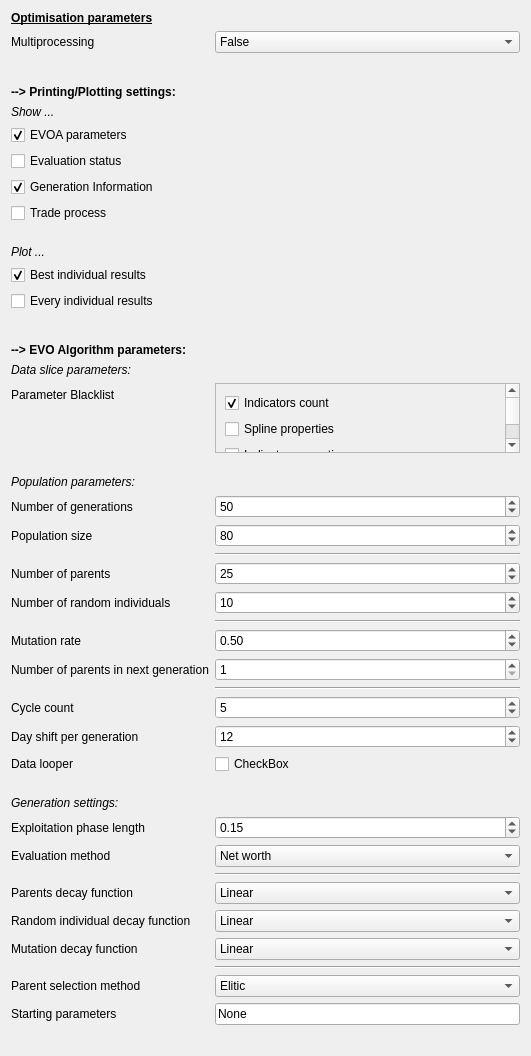
                <widget class="QWidget" name="scrollAreaWidgetContents_4">
                 <property name="geometry">
                  <rect>
                   <x>0</x>
                   <y>0</y>
                   <width>531</width>
                   <height>991</height>
                  </rect>
                 </property>
                 <layout class="QFormLayout" name="formLayout">
                  <item row="0" column="0">
                   <widget class="QLabel" name="label_3">
                    <property name="text">
                     <string>&lt;html&gt;&lt;head/&gt;&lt;body&gt;&lt;p&gt;&lt;span style=&quot; font-size:9pt; font-weight:600; text-decoration: underline;&quot;&gt;Optimisation parameters&lt;/span&gt;&lt;/p&gt;&lt;/body&gt;&lt;/html&gt;</string>
                    </property>
                   </widget>
                  </item>
                  <item row="2" column="0">
                   <widget class="QLabel" name="label_5">
                    <property name="text">
                     <string>Multiprocessing</string>
                    </property>
                   </widget>
                  </item>
                  <item row="2" column="1">
                   <widget class="QComboBox" name="multiprocessing_1">
                    <item>
                     <property name="text">
                      <string>False</string>
                     </property>
                    </item>
                    <item>
                     <property name="text">
                      <string>True</string>
                     </property>
                    </item>
                   </widget>
                  </item>
                  <item row="4" column="0">
                   <widget class="QLabel" name="label_4">
                    <property name="text">
                     <string>&lt;html&gt;&lt;head/&gt;&lt;body&gt;&lt;p&gt;&lt;span style=&quot; font-size:9pt; font-weight:600;&quot;&gt;--&amp;gt; Printing/Plotting settings:&lt;/span&gt;&lt;/p&gt;&lt;/body&gt;&lt;/html&gt;</string>
                    </property>
                   </widget>
                  </item>
                  <item row="5" column="0">
                   <widget class="QLabel" name="label_12">
                    <property name="text">
                     <string>&lt;html&gt;&lt;head/&gt;&lt;body&gt;&lt;p&gt;&lt;span style=&quot; font-style:italic;&quot;&gt;Show ...&lt;/span&gt;&lt;/p&gt;&lt;/body&gt;&lt;/html&gt;</string>
                    </property>
                   </widget>
                  </item>
                  <item row="6" column="0">
                   <widget class="QCheckBox" name="print_evoa_parameters_per_gen_1">
                    <property name="enabled">
                     <bool>true</bool>
                    </property>
                    <property name="text">
                     <string>EVOA parameters</string>
                    </property>
                    <property name="checked">
                     <bool>true</bool>
                    </property>
                   </widget>
                  </item>
                  <item row="7" column="0">
                   <widget class="QCheckBox" name="print_evaluation_status_1">
                    <property name="text">
                     <string>Evaluation status</string>
                    </property>
                   </widget>
                  </item>
                  <item row="8" column="0">
                   <widget class="QCheckBox" name="print_generation_info_1">
                    <property name="text">
                     <string>Generation Information</string>
                    </property>
                    <property name="checked">
                     <bool>true</bool>
                    </property>
                   </widget>
                  </item>
                  <item row="9" column="0">
                   <widget class="QCheckBox" name="print_trade_process_1">
                    <property name="text">
                     <string>Trade process</string>
                    </property>
                   </widget>
                  </item>
                  <item row="11" column="0">
                   <widget class="QLabel" name="label_13">
                    <property name="text">
                     <string>&lt;html&gt;&lt;head/&gt;&lt;body&gt;&lt;p&gt;&lt;span style=&quot; font-style:italic;&quot;&gt;Plot ...&lt;/span&gt;&lt;/p&gt;&lt;/body&gt;&lt;/html&gt;</string>
                    </property>
                   </widget>
                  </item>
                  <item row="12" column="0">
                   <widget class="QCheckBox" name="plot_best_individual_eco_model_results_1">
                    <property name="text">
                     <string>Best individual results</string>
                    </property>
                    <property name="checked">
                     <bool>true</bool>
                    </property>
                   </widget>
                  </item>
                  <item row="13" column="0">
                   <widget class="QCheckBox" name="plot_eco_model_results_1">
                    <property name="text">
                     <string>Every individual results</string>
                    </property>
                   </widget>
                  </item>
                  <item row="15" column="0">
                   <widget class="QLabel" name="label_15">
                    <property name="text">
                     <string>&lt;html&gt;&lt;head/&gt;&lt;body&gt;&lt;p&gt;&lt;span style=&quot; font-size:9pt; font-weight:600;&quot;&gt;--&amp;gt; EVO Algorithm parameters:&lt;/span&gt;&lt;/p&gt;&lt;/body&gt;&lt;/html&gt;</string>
                    </property>
                   </widget>
                  </item>
                  <item row="16" column="0">
                   <widget class="QLabel" name="label_11">
                    <property name="text">
                     <string>&lt;html&gt;&lt;head/&gt;&lt;body&gt;&lt;p&gt;&lt;span style=&quot; font-style:italic;&quot;&gt;Data slice parameters:&lt;/span&gt;&lt;/p&gt;&lt;/body&gt;&lt;/html&gt;</string>
                    </property>
                   </widget>
                  </item>
                  <item row="17" column="0">
                   <widget class="QLabel" name="label_6">
                    <property name="text">
                     <string>Parameter Blacklist</string>
                    </property>
                   </widget>
                  </item>
                  <item row="17" column="1">
                   <widget class="QScrollArea" name="scrollArea">
                    <property name="widgetResizable">
                     <bool>true</bool>
                    </property>
                    <widget class="QWidget" name="scrollAreaWidgetContents_3">
                     <property name="geometry">
                      <rect>
                       <x>0</x>
                       <y>0</y>
                       <width>298</width>
                       <height>106</height>
                      </rect>
                     </property>
                     <layout class="QVBoxLayout" name="verticalLayout_8">
                      <item>
                       <layout class="QVBoxLayout" name="verticalLayout_6">
                        <item>
                         <widget class="QCheckBox" name="indicators_count_1">
                          <property name="text">
                           <string>Indicators count</string>
                          </property>
                          <property name="checked">
                           <bool>true</bool>
                          </property>
                         </widget>
                        </item>
                        <item>
                         <widget class="QCheckBox" name="spline_property_1">
                          <property name="text">
                           <string>Spline properties</string>
                          </property>
                         </widget>
                        </item>
                        <item>
                         <widget class="QCheckBox" name="indicator_properties_1">
                          <property name="text">
                           <string>Indicator properties</string>
                          </property>
                         </widget>
                        </item>
                        <item>
                         <widget class="QCheckBox" name="general_settings_1">
                          <property name="text">
                           <string>General settings</string>
                          </property>
                          <property name="checked">
                           <bool>true</bool>
                          </property>
                         </widget>
                        </item>
                       </layout>
                      </item>
                     </layout>
                    </widget>
                   </widget>
                  </item>
                  <item row="19" column="0">
                   <widget class="QLabel" name="label_8">
                    <property name="text">
                     <string>&lt;html&gt;&lt;head/&gt;&lt;body&gt;&lt;p&gt;&lt;span style=&quot; font-style:italic;&quot;&gt;Population parameters:&lt;/span&gt;&lt;/p&gt;&lt;/body&gt;&lt;/html&gt;</string>
                    </property>
                   </widget>
                  </item>
                  <item row="20" column="0">
                   <widget class="QLabel" name="label_9">
                    <property name="text">
                     <string>Number of generations</string>
                    </property>
                   </widget>
                  </item>
                  <item row="20" column="1">
                   <widget class="QSpinBox" name="nb_of_generations_1">
                    <property name="minimum">
                     <number>1</number>
                    </property>
                    <property name="maximum">
                     <number>999999</number>
                    </property>
                    <property name="value">
                     <number>50</number>
                    </property>
                   </widget>
                  </item>
                  <item row="21" column="0">
                   <widget class="QLabel" name="label_10">
                    <property name="text">
                     <string>Population size</string>
                    </property>
                   </widget>
                  </item>
                  <item row="21" column="1">
                   <widget class="QSpinBox" name="population_size_1">
                    <property name="minimum">
                     <number>1</number>
                    </property>
                    <property name="maximum">
                     <number>999999</number>
                    </property>
                    <property name="value">
                     <number>80</number>
                    </property>
                   </widget>
                  </item>
                  <item row="22" column="1">
                   <widget class="Line" name="line">
                    <property name="orientation">
                     <enum>Qt::Horizontal</enum>
                    </property>
                   </widget>
                  </item>
                  <item row="23" column="0">
                   <widget class="QLabel" name="label_14">
                    <property name="text">
                     <string>Number of parents</string>
                    </property>
                   </widget>
                  </item>
                  <item row="23" column="1">
                   <widget class="QSpinBox" name="nb_parents_1">
                    <property name="minimum">
                     <number>1</number>
                    </property>
                    <property name="maximum">
                     <number>999999</number>
                    </property>
                    <property name="value">
                     <number>25</number>
                    </property>
                   </widget>
                  </item>
                  <item row="24" column="0">
                   <widget class="QLabel" name="label_16">
                    <property name="text">
                     <string>Number of random individuals</string>
                    </property>
                   </widget>
                  </item>
                  <item row="24" column="1">
                   <widget class="QSpinBox" name="nb_random_ind_1">
                    <property name="maximum">
                     <number>999999</number>
                    </property>
                    <property name="value">
                     <number>10</number>
                    </property>
                   </widget>
                  </item>
                  <item row="25" column="1">
                   <widget class="Line" name="line_2">
                    <property name="orientation">
                     <enum>Qt::Horizontal</enum>
                    </property>
                   </widget>
                  </item>
                  <item row="26" column="0">
                   <widget class="QLabel" name="label_17">
                    <property name="text">
                     <string>Mutation rate</string>
                    </property>
                   </widget>
                  </item>
                  <item row="27" column="0">
                   <widget class="QLabel" name="label_18">
                    <property name="text">
                     <string>Number of parents in next generation</string>
                    </property>
                   </widget>
                  </item>
                  <item row="27" column="1">
                   <widget class="QSpinBox" name="nb_parents_in_next_gen_1">
                    <property name="minimum">
                     <number>1</number>
                    </property>
                    <property name="maximum">
                     <number>999999</number>
                    </property>
                   </widget>
                  </item>
                  <item row="28" column="1">
                   <widget class="Line" name="line_3">
                    <property name="orientation">
                     <enum>Qt::Horizontal</enum>
                    </property>
                   </widget>
                  </item>
                  <item row="29" column="0">
                   <widget class="QLabel" name="label_20">
                    <property name="text">
                     <string>Cycle count</string>
                    </property>
                   </widget>
                  </item>
                  <item row="29" column="1">
                   <widget class="QSpinBox" name="data_slice_cycle_count_1">
                    <property name="maximum">
                     <number>999999</number>
                    </property>
                    <property name="value">
                     <number>5</number>
                    </property>
                   </widget>
                  </item>
                  <item row="30" column="0">
                   <widget class="QLabel" name="label_21">
                    <property name="text">
                     <string>Day shift per generation</string>
                    </property>
                   </widget>
                  </item>
                  <item row="30" column="1">
                   <widget class="QSpinBox" name="data_slice_shift_per_gen_1">
                    <property name="maximum">
                     <number>999999</number>
                    </property>
                    <property name="value">
                     <number>12</number>
                    </property>
                   </widget>
                  </item>
                  <item row="31" column="0">
                   <widget class="QLabel" name="label_19">
                    <property name="text">
                     <string>Data looper</string>
                    </property>
                   </widget>
                  </item>
                  <item row="33" column="0">
                   <widget class="QLabel" name="label_29">
                    <property name="text">
                     <string>&lt;html&gt;&lt;head/&gt;&lt;body&gt;&lt;p&gt;&lt;span style=&quot; font-style:italic;&quot;&gt;Generation settings:&lt;/span&gt;&lt;/p&gt;&lt;/body&gt;&lt;/html&gt;</string>
                    </property>
                   </widget>
                  </item>
                  <item row="34" column="0">
                   <widget class="QLabel" name="label_22">
                    <property name="text">
                     <string>Exploitation phase length</string>
                    </property>
                   </widget>
                  </item>
                  <item row="34" column="1">
                   <widget class="QDoubleSpinBox" name="exploitation_phase_len_percent_1">
                    <property name="maximum">
                     <double>1.000000000000000</double>
                    </property>
                    <property name="singleStep">
                     <double>0.010000000000000</double>
                    </property>
                    <property name="value">
                     <double>0.150000000000000</double>
                    </property>
                   </widget>
                  </item>
                  <item row="35" column="0">
                   <widget class="QLabel" name="label_23">
                    <property name="text">
                     <string>Evaluation method</string>
                    </property>
                   </widget>
                  </item>
                  <item row="35" column="1">
                   <widget class="QComboBox" name="evaluation_method_1">
                    <item>
                     <property name="text">
                      <string>Net worth</string>
                     </property>
                    </item>
                    <item>
                     <property name="text">
                      <string>Metalabels</string>
                     </property>
                    </item>
                    <item>
                     <property name="text">
                      <string>Metalabels (buy/sell)</string>
                     </property>
                    </item>
                    <item>
                     <property name="text">
                      <string>Metalabels average</string>
                     </property>
                    </item>
                    <item>
                     <property name="text">
                      <string>Buy count</string>
                     </property>
                    </item>
                    <item>
                     <property name="text">
                      <string>Sell count</string>
                     </property>
                    </item>
                    <item>
                     <property name="text">
                      <string>Transaction count</string>
                     </property>
                    </item>
                   </widget>
                  </item>
                  <item row="36" column="1">
                   <widget class="Line" name="line_5">
                    <property name="orientation">
                     <enum>Qt::Horizontal</enum>
                    </property>
                   </widget>
                  </item>
                  <item row="37" column="0">
                   <widget class="QLabel" name="label_24">
                    <property name="text">
                     <string>Parents decay function</string>
                    </property>
                   </widget>
                  </item>
                  <item row="37" column="1">
                   <widget class="QComboBox" name="parents_decay_function_1">
                    <property name="currentIndex">
                     <number>1</number>
                    </property>
                    <item>
                     <property name="text">
                      <string>Fixed value</string>
                     </property>
                    </item>
                    <item>
                     <property name="text">
                      <string>Linear</string>
                     </property>
                    </item>
                    <item>
                     <property name="text">
                      <string>Exponential</string>
                     </property>
                    </item>
                    <item>
                     <property name="text">
                      <string>Logarithmic</string>
                     </property>
                    </item>
                   </widget>
                  </item>
                  <item row="38" column="0">
                   <widget class="QLabel" name="label_25">
                    <property name="text">
                     <string>Random individual decay function</string>
                    </property>
                   </widget>
                  </item>
                  <item row="38" column="1">
                   <widget class="QComboBox" name="random_ind_decay_function_1">
                    <property name="currentIndex">
                     <number>1</number>
                    </property>
                    <item>
                     <property name="text">
                      <string>Fixed value</string>
                     </property>
                    </item>
                    <item>
                     <property name="text">
                      <string>Linear</string>
                     </property>
                    </item>
                    <item>
                     <property name="text">
                      <string>Exponential</string>
                     </property>
                    </item>
                    <item>
                     <property name="text">
                      <string>Logarithmic</string>
                     </property>
                    </item>
                   </widget>
                  </item>
                  <item row="39" column="0">
                   <widget class="QLabel" name="label_26">
                    <property name="text">
                     <string>Mutation decay function</string>
                    </property>
                   </widget>
                  </item>
                  <item row="39" column="1">
                   <widget class="QComboBox" name="mutation_decay_function_1">
                    <property name="currentIndex">
                     <number>1</number>
                    </property>
                    <item>
                     <property name="text">
                      <string>Fixed value</string>
                     </property>
                    </item>
                    <item>
                     <property name="text">
                      <string>Linear</string>
                     </property>
                    </item>
                    <item>
                     <property name="text">
                      <string>Exponential</string>
                     </property>
                    </item>
                    <item>
                     <property name="text">
                      <string>Logarithmic</string>
                     </property>
                    </item>
                   </widget>
                  </item>
                  <item row="40" column="1">
                   <widget class="Line" name="line_4">
                    <property name="orientation">
                     <enum>Qt::Horizontal</enum>
                    </property>
                   </widget>
                  </item>
                  <item row="41" column="0">
                   <widget class="QLabel" name="label_27">
                    <property name="text">
                     <string>Parent selection method</string>
                    </property>
                   </widget>
                  </item>
                  <item row="41" column="1">
                   <widget class="QComboBox" name="parents_selection_method_1">
                    <item>
                     <property name="text">
                      <string>Elitic</string>
                     </property>
                    </item>
                   </widget>
                  </item>
                  <item row="42" column="0">
                   <widget class="QLabel" name="label_28">
                    <property name="text">
                     <string>Starting parameters</string>
                    </property>
                   </widget>
                  </item>
                  <item row="42" column="1">
                   <widget class="QLineEdit" name="starting_parameters_1">
                    <property name="text">
                     <string>None</string>
                    </property>
                   </widget>
                  </item>
                  <item row="43" column="0">
                   <widget class="QLabel" name="label_7">
                    <property name="text">
                     <string/>
                    </property>
                   </widget>
                  </item>
                  <item row="10" column="0">
                   <spacer name="verticalSpacer_12">
                    <property name="orientation">
                     <enum>Qt::Vertical</enum>
                    </property>
                    <property name="sizeType">
                     <enum>QSizePolicy::Fixed</enum>
                    </property>
                    <property name="sizeHint" stdset="0">
                     <size>
                      <width>20</width>
                      <height>10</height>
                     </size>
                    </property>
                   </spacer>
                  </item>
                  <item row="14" column="0">
                   <spacer name="verticalSpacer_13">
                    <property name="orientation">
                     <enum>Qt::Vertical</enum>
                    </property>
                    <property name="sizeType">
                     <enum>QSizePolicy::Fixed</enum>
                    </property>
                    <property name="sizeHint" stdset="0">
                     <size>
                      <width>20</width>
                      <height>20</height>
                     </size>
                    </property>
                   </spacer>
                  </item>
                  <item row="18" column="0">
                   <spacer name="verticalSpacer_14">
                    <property name="orientation">
                     <enum>Qt::Vertical</enum>
                    </property>
                    <property name="sizeType">
                     <enum>QSizePolicy::Fixed</enum>
                    </property>
                    <property name="sizeHint" stdset="0">
                     <size>
                      <width>20</width>
                      <height>10</height>
                     </size>
                    </property>
                   </spacer>
                  </item>
                  <item row="32" column="0">
                   <spacer name="verticalSpacer_15">
                    <property name="orientation">
                     <enum>Qt::Vertical</enum>
                    </property>
                    <property name="sizeType">
                     <enum>QSizePolicy::Fixed</enum>
                    </property>
                    <property name="sizeHint" stdset="0">
                     <size>
                      <width>20</width>
                      <height>10</height>
                     </size>
                    </property>
                   </spacer>
                  </item>
                  <item row="3" column="0">
                   <spacer name="verticalSpacer_24">
                    <property name="orientation">
                     <enum>Qt::Vertical</enum>
                    </property>
                    <property name="sizeType">
                     <enum>QSizePolicy::Fixed</enum>
                    </property>
                    <property name="sizeHint" stdset="0">
                     <size>
                      <width>20</width>
                      <height>20</height>
                     </size>
                    </property>
                   </spacer>
                  </item>
                  <item row="26" column="1">
                   <widget class="QDoubleSpinBox" name="mutation_rate_1">
                    <property name="maximum">
                     <double>1.000000000000000</double>
                    </property>
                    <property name="singleStep">
                     <double>0.010000000000000</double>
                    </property>
                    <property name="value">
                     <double>0.500000000000000</double>
                    </property>
                   </widget>
                  </item>
                  <item row="31" column="1">
                   <widget class="QCheckBox" name="data_looper_2">
                    <property name="text">
                     <string>CheckBox</string>
                    </property>
                   </widget>
                  </item>
                 </layout>
                </widget>
